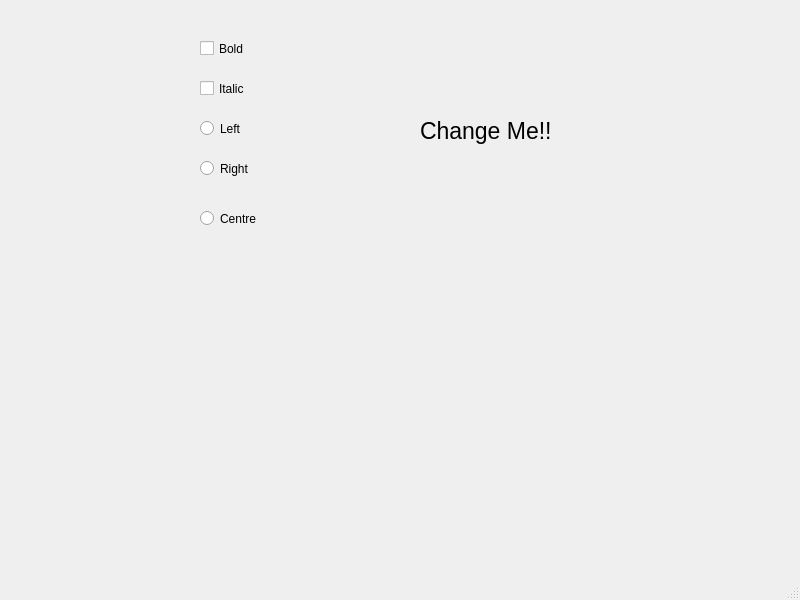
<?xml version="1.0" encoding="UTF-8"?>
<ui version="4.0">
 <class>MainWindow</class>
 <widget class="QMainWindow" name="MainWindow">
  <property name="geometry">
   <rect>
    <x>0</x>
    <y>0</y>
    <width>800</width>
    <height>600</height>
   </rect>
  </property>
  <property name="windowTitle">
   <string>MainWindow</string>
  </property>
  <widget class="QWidget" name="centralwidget">
   <widget class="QCheckBox" name="checkBox">
    <property name="geometry">
     <rect>
      <x>200</x>
      <y>40</y>
      <width>70</width>
      <height>17</height>
     </rect>
    </property>
    <property name="text">
     <string>Bold</string>
    </property>
   </widget>
   <widget class="QCheckBox" name="checkBox_2">
    <property name="geometry">
     <rect>
      <x>200</x>
      <y>80</y>
      <width>70</width>
      <height>17</height>
     </rect>
    </property>
    <property name="text">
     <string>Italic</string>
    </property>
   </widget>
   <widget class="QRadioButton" name="radioButton">
    <property name="geometry">
     <rect>
      <x>200</x>
      <y>120</y>
      <width>82</width>
      <height>17</height>
     </rect>
    </property>
    <property name="text">
     <string>Left</string>
    </property>
   </widget>
   <widget class="QRadioButton" name="radioButton_2">
    <property name="geometry">
     <rect>
      <x>200</x>
      <y>160</y>
      <width>82</width>
      <height>17</height>
     </rect>
    </property>
    <property name="text">
     <string>Right</string>
    </property>
   </widget>
   <widget class="QRadioButton" name="radioButton_3">
    <property name="geometry">
     <rect>
      <x>200</x>
      <y>210</y>
      <width>82</width>
      <height>17</height>
     </rect>
    </property>
    <property name="text">
     <string>Centre</string>
    </property>
   </widget>
   <widget class="QLabel" name="label">
    <property name="geometry">
     <rect>
      <x>420</x>
      <y>110</y>
      <width>201</width>
      <height>41</height>
     </rect>
    </property>
    <property name="font">
     <font>
      <pointsize>17</pointsize>
     </font>
    </property>
    <property name="text">
     <string>Change Me!!</string>
    </property>
   </widget>
  </widget>
  <widget class="QMenuBar" name="menubar">
   <property name="geometry">
    <rect>
     <x>0</x>
     <y>0</y>
     <width>800</width>
     <height>21</height>
    </rect>
   </property>
  </widget>
  <widget class="QStatusBar" name="statusbar"/>
 </widget>
 <resources/>
 <connections/>
</ui>
